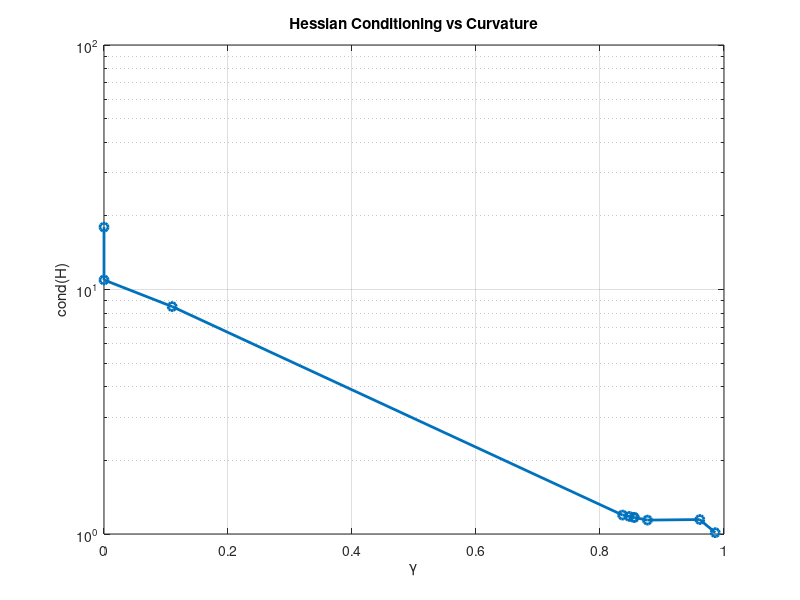
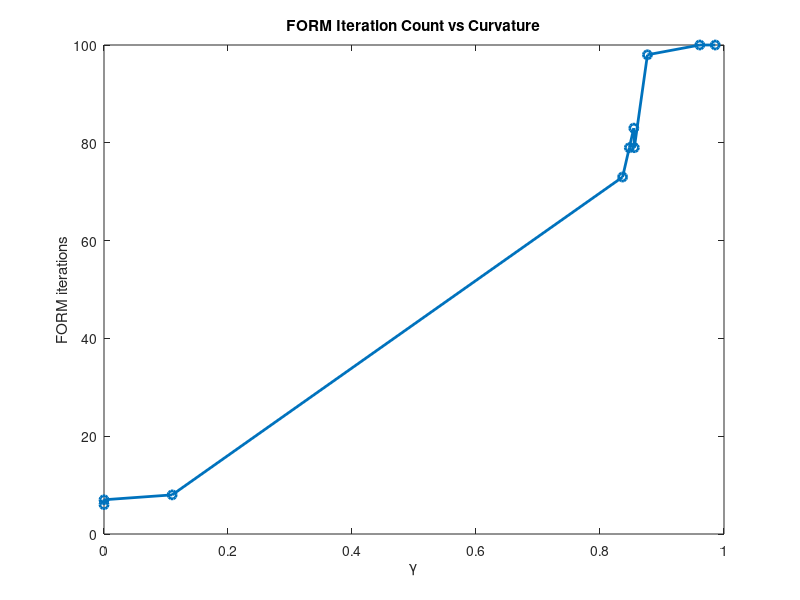

Source code (MATLAB) for these figures, in order: (Note: this script raises an error after producing the figures.)
function plot_form_conditioning(results)

if nargin < 1

    data = load('results/conditioning/raw/data.mat');

    results = data.results;

end

gamma = [results.gamma];

[gamma, idx] = sort(gamma);

condH = [results(idx).cond_H];
iterations = [results(idx).iterations];

form_error = [results(idx).form_error];
sorm_error = [results(idx).sorm_error];

% =====================================
% Plot 1 — Conditioning
% =====================================
figure;

semilogy(gamma, condH, '-o', 'LineWidth', 2);

xlabel('\gamma');
ylabel('cond(H)');
title('Hessian Conditioning vs Curvature');

grid on;

% =====================================
% Plot 2 — Solver Difficulty
% =====================================
figure;

plot(gamma, iterations, '-o', 'LineWidth', 2);

xlabel('\gamma');
ylabel('FORM iterations');

title('FORM Iteration Count vs Curvature');

xline(0.1,'--k');
xline(0.4,'--k');
xline(1.0,'--k');

grid on;

% =====================================
% Plot 3 — Approximation Error
% =====================================
figure;

plot(gamma, form_error, '-o', 'LineWidth', 2);
hold on;

plot(gamma, sorm_error, '-s', 'LineWidth', 2);

xlabel('\gamma');
ylabel('Relative error');

title('Approximation Error vs Curvature');

legend('FORM','SORM');

xline(0.1,'--k');
xline(0.4,'--k');
xline(1.0,'--k');

grid on;

end
